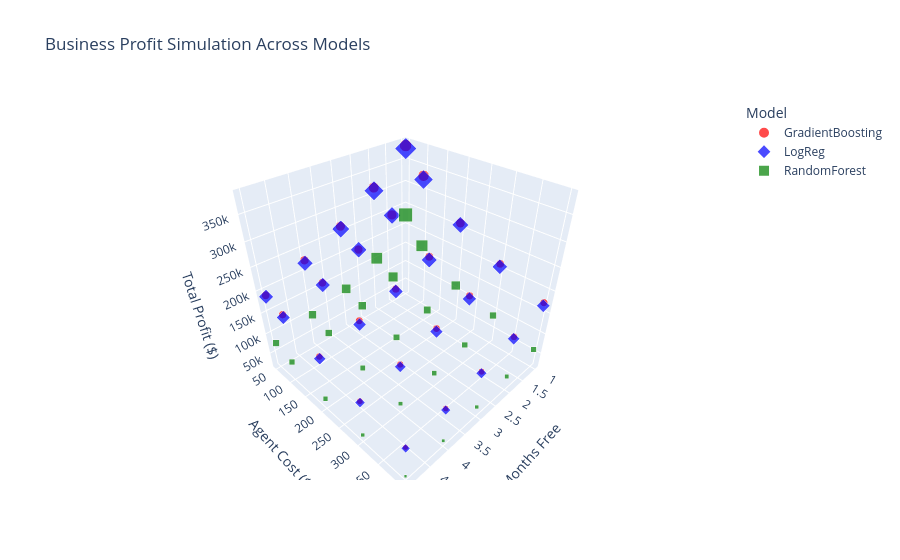

Notebook code cell kept with this figure:
### Code cell
import pandas as pd
import numpy as np
import plotly.express as px


def prepare_df_pred(df, y_proba):
    n = min(len(df), len(y_proba))
    df_used = df.reset_index(drop=True).iloc[:n]
    y_used = pd.Series(y_proba).reset_index(drop=True).iloc[:n]
    return df_used, y_used


min_len = min(len(df_test), len(y_proba_lr), len(y_proba_rf), len(y_proba))
df_test_trim = df_test.reset_index(drop=True).iloc[:min_len]

y_lr_trim = pd.Series(y_proba_lr).reset_index(drop=True).iloc[:min_len]
y_rf_trim = pd.Series(y_proba_rf).reset_index(drop=True).iloc[:min_len]
y_gb_trim = pd.Series(y_proba).reset_index(drop=True).iloc[:min_len]

models = {
    "LogReg": y_lr_trim,
    "RandomForest": y_rf_trim,
    "GradientBoosting": y_gb_trim
}

months_free = [1, 2, 3, 4, 5]
agent_cost = [50, 100, 200, 300, 400]

all_rows = []

for model_name, y_model in models.items():
    df_model = df_test_trim.copy()
    for m in months_free:
        for c in agent_cost:
            profit, coverage, recall = simulate(df_model, y_model, m, c)
            all_rows.append({
                "model": model_name,
                "months_free": m,
                "agent_cost": c,
                "profit": profit,
                "coverage_%": 100 * coverage,
                "recall": recall
            })


results = pd.DataFrame(all_rows).sort_values(["model", "months_free", "agent_cost"])
results


fig = px.scatter_3d(
    results,
    x="months_free",
    y="agent_cost",
    z="profit",
    color="model",            
    size="coverage_%",
    symbol="model",           
    title="Business Profit Simulation Across Models",
    labels={
        "months_free": "Months Free",
        "agent_cost": "Agent Cost ($)",
        "profit": "Total Profit ($)",
        "coverage_%": "Coverage (%)",
        "model": "Model"
    },
    color_discrete_map={"LogReg": "blue", "RandomForest": "green", "GradientBoosting": "red"}
)

fig.show()

### Figure 1 — Plotly figure (JSON) as saved in the notebook; plotly's stock layout.template omitted (floating-point values rounded to 4 significant figures)
{"data": [{"hovertemplate": "Model=GradientBoosting<br>Months Free=%{x}<br>Agent Cost ($)=%{y}<br>Total Profit ($)=%{z}<br>Coverage (%)=%{marker.size}<extra></extra>", "legendgroup": "GradientBoosting", "marker": {"color": "red", "size": [44.77, 37.43, 27.31, 21.39, 18.27, 35.02, 30.34, 22.81, 19.03, 15.95, 28.44, 24.47, 19.88, 16.71, 13.54, 24.37, 21.68, 17.46, 14.81, 11.55, 21.63, 18.98, 15.62, 12.54, 10.03], "sizemode": "area", "sizeref": 0.1184, "symbol": "circle"}, "mode": "markers", "name": "GradientBoosting", "scene": "scene", "showlegend": true, "type": "scatter3d", "x": [1, 1, 1, 1, 1, 2, 2, 2, 2, 2, 3, 3, 3, 3, 3, 4, 4, 4, 4, 4, 5, 5, 5, 5, 5], "y": [50, 100, 200, 300, 400, 50, 100, 200, 300, 400, 50, 100, 200, 300, 400, 50, 100, 200, 300, 400, 50, 100, 200, 300, 400], "z": [379900.0, 330700.0, 262100.0, 212600.0, 174500.0, 317000.0, 275300.0, 223000.0, 183500.0, 147400.0, 264300.0, 233400.0, 192100.0, 158400.0, 126300.0, 226100.0, 200000.0, 168600.0, 133600.0, 108900.0, 191100.0, 175000.0, 143100.0, 115600.0, 97930.0]}, {"hovertemplate": "Model=LogReg<br>Months Free=%{x}<br>Agent Cost ($)=%{y}<br>Total Profit ($)=%{z}<br>Coverage (%)=%{marker.size}<extra></extra>", "legendgroup": "LogReg", "marker": {"color": "blue", "size": [47.37, 36.58, 27.54, 22.95, 18.08, 37.86, 29.91, 24.04, 19.4, 14.91, 30.19, 26.08, 20.54, 15.85, 11.36, 25.46, 22.24, 17.13, 12.92, 9.607, 20.82, 18.13, 14.25, 10.13, 7.903], "sizemode": "area", "sizeref": 0.1184, "symbol": "diamond"}, "mode": "markers", "name": "LogReg", "scene": "scene", "showlegend": true, "type": "scatter3d", "x": [1, 1, 1, 1, 1, 2, 2, 2, 2, 2, 3, 3, 3, 3, 3, 4, 4, 4, 4, 4, 5, 5, 5, 5, 5], "y": [50, 100, 200, 300, 400, 50, 100, 200, 300, 400, 50, 100, 200, 300, 400, 50, 100, 200, 300, 400, 50, 100, 200, 300, 400], "z": [373600.0, 322500.0, 258000.0, 206100.0, 167600.0, 310400.0, 274100.0, 215900.0, 176400.0, 142900.0, 258300.0, 233100.0, 186600.0, 151500.0, 122300.0, 219700.0, 195000.0, 160300.0, 128500.0, 105200.0, 187700.0, 168600.0, 138200.0, 112100.0, 95060.0]}, {"hovertemplate": "Model=RandomForest<br>Months Free=%{x}<br>Agent Cost ($)=%{y}<br>Total Profit ($)=%{z}<br>Coverage (%)=%{marker.size}<extra></extra>", "legendgroup": "RandomForest", "marker": {"color": "green", "size": [45.91, 33.18, 19.21, 11.69, 7.336, 32.04, 23.1, 13.44, 8.329, 5.017, 21.44, 16.28, 9.891, 5.916, 3.597, 15.24, 11.74, 7.004, 4.212, 2.745, 11.31, 8.661, 5.537, 3.265, 2.035], "sizemode": "area", "sizeref": 0.1184, "symbol": "square"}, "mode": "markers", "name": "RandomForest", "scene": "scene", "showlegend": true, "type": "scatter3d", "x": [1, 1, 1, 1, 1, 2, 2, 2, 2, 2, 3, 3, 3, 3, 3, 4, 4, 4, 4, 4, 5, 5, 5, 5, 5], "y": [50, 100, 200, 300, 400, 50, 100, 200, 300, 400, 50, 100, 200, 300, 400, 50, 100, 200, 300, 400, 50, 100, 200, 300, 400], "z": [227500.0, 170400.0, 113400.0, 87980.0, 59870.0, 154300.0, 129600.0, 95340.0, 63900.0, 49790.0, 117200.0, 99500.0, 75600.0, 49650.0, 38460.0, 97120.0, 79150.0, 54310.0, 37080.0, 28570.0, 76480.0, 60930.0, 39690.0, 31640.0, 24850.0]}], "layout": {"legend": {"itemsizing": "constant", "title": {"text": "Model"}, "tracegroupgap": 0}, "scene": {"domain": {"x": [0, 1], "y": [0, 1]}, "xaxis": {"title": {"text": "Months Free"}}, "yaxis": {"title": {"text": "Agent Cost ($)"}}, "zaxis": {"title": {"text": "Total Profit ($)"}}}, "title": {"text": "Business Profit Simulation Across Models"}}}
